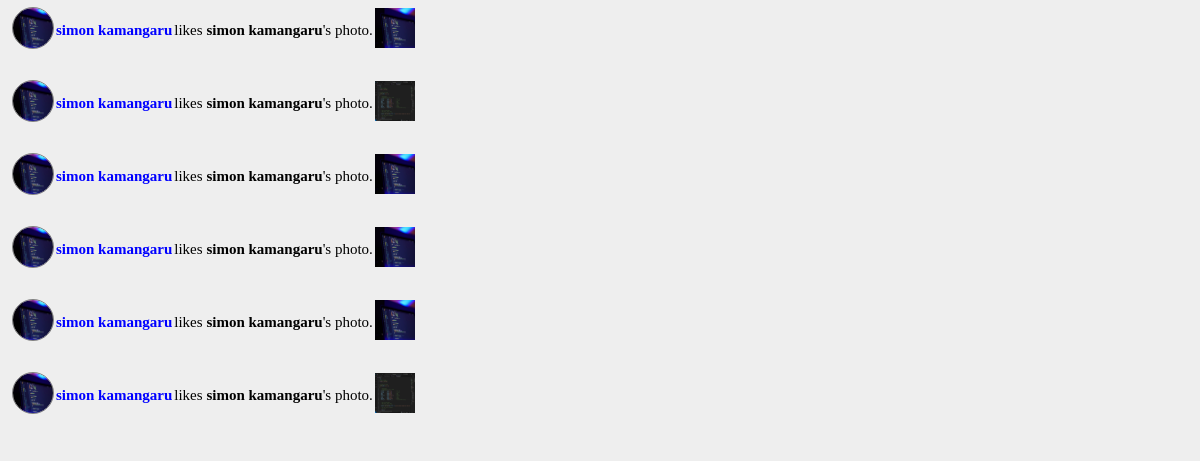
Screenshot of /load_notifications.php (signed in) with the database file from the repository.
### tables this page shows
CREATE TABLE `notifications` (
  `id` int(100) NOT NULL,
  `post_id` varchar(100) NOT NULL,
  `notification_type` varchar(100) NOT NULL,
  `notification_receiver` varchar(100) NOT NULL,
  `time` timestamp(6) NOT NULL DEFAULT current_timestamp(6) ON UPDATE current_timestamp(6)
);

CREATE TABLE `register` (
  `id` int(100) NOT NULL,
  `FirstName` varchar(100) NOT NULL,
  `LastName` varchar(100) NOT NULL,
  `phone` varchar(100) NOT NULL,
  `gender` varchar(100) NOT NULL,
  `nationality` varchar(100) NOT NULL,
  `School` varchar(100) NOT NULL,
  `course` varchar(100) NOT NULL,
  `bio_data` varchar(100) NOT NULL,
  `profile_pic` varchar(100) NOT NULL,
  `acc_type` varchar(100) NOT NULL,
  `password` varchar(100) NOT NULL
);

CREATE TABLE `posts` (
  `id` int(100) NOT NULL,
  `phone` varchar(100) NOT NULL,
  `photo` varchar(100) NOT NULL,
  `description` varchar(100) NOT NULL
);

### load_notifications.php (the view, shortened to what this page needs)
<?php
include 'connection.php';
$defaultProfilePhotoStudent='photos/default_photos/one.jpg';
$newNotifications=mysqli_query($conn,"SELECT * FROM notifications WHERE notification_receiver!='$userId' ORDER BY id DESC");
?>
<div id="nots">
	<?php
	while($newNotificationsRow=mysqli_fetch_assoc($newNotifications))
	{
		$notification_id=$newNotificationsRow['id'];
		$uploader_id=$newNotificationsRow['notification_receiver'];
		$post_id=$newNotificationsRow['post_id'];
		$type=$newNotificationsRow['notification_type'];
		$uploader_account=mysqli_query($conn,"SELECT * FROM register WHERE id='$uploader_id'");
		$uploader_account_Row=mysqli_fetch_assoc($uploader_account);
		$studentsProfilePhoto='photos/profile/'.$uploader_account_Row['profile_pic'];
		if($type=='post'){
			?>
			<div id="one_notification_display" title="Click to view notification.">
			 <form action="load_notifications.php" method="POST" enctype="multipart/form-data">
                	<input type="text" name="notificationId" value="<?php echo $notification_id;?>" style="display:none;">
                	<button type="submit" name="getNotifications" style="background: transparent;border:none;">
                		<table>
		                    <tr>
			                    <td>
				                    <?php
				                    if($uploader_account_Row['profile_pic']=="")
				                    {
				                    	?>
				                     <img src="<?php echo $defaultProfilePhotoStudent; ?>" height="40" width="40" id="profilePicture">
				                     <?php
				                    }
				                    else{
				                    ?>
				                   <img src="<?php echo $studentsProfilePhoto; ?>" height="40" width="40" id="profilePicture">
				                        <?php
			                        }
			                        ?>
			                        </td>
			                        <td>
			                        	<b id="profileName"><?php echo $uploader_account_Row['FirstName']." ".$uploader_account_Row['LastName'];?></b>
			                        	<br>
			                        </td>
			                        <td> added a new post.</td>
			                        <td>
			                        	<?php
			                        	$get_uploaded_photo=mysqli_query($conn,"SELECT * FROM posts WHERE photo='$post_id'");
			                        	$get_uploaded_photo_Row=mysqli_fetch_assoc($get_uploaded_photo);
			                        	$uploaded_photo='photos/posts/'.$get_uploaded_photo_Row['photo'];
			                        	?>
			                        	<img src="<?php echo $uploaded_photo; ?>" height="40" width="40">
			                        </td>
		                        </tr>
	                        </table>
                	</button>
                	<p style="width:98%;margin:auto;padding:1px;background:#eee;"></p>
                </form>
            </div>
			<?php
		}
		elseif ($type=='like') {
			?>
			<div id="one_notification_display" title="Click to view notification.">
			 <form action="load_notifications.php" method="POST" enctype="multipart/form-data">
                	<button type="submit" name="getNotifications" style="background: transparent;border:none;">
                		<table>
		                    <tr>
			                    <td>
				                    <?php
				                    if($uploader_account_Row['profile_pic']=="")
				                    {
				                    	?>
				                     <img src="<?php echo $defaultProfilePhotoStudent; ?>" height="40" width="40" id="profilePicture">
				                     <?php
				                    }
				                    else{
				                    ?>
				                   <img src="<?php echo $studentsProfilePhoto; ?>" height="40" width="40" id="profilePicture">
				                        <?php
			                        }
			                        ?>
			                        </td>
			                        <td>
			                        	<b style="color:blue;">
			                        		<?php echo $uploader_account_Row['FirstName']." ".$uploader_account_Row['LastName'];?>
			                        	</b>
			                        </td>
			                        <td>
			                        	likes
			                        	<?php
			                        	$get_uploaded_photo=mysqli_query($conn,"SELECT * FROM posts WHERE id='$post_id'");
			                        	$get_uploaded_photo_Row=mysqli_fetch_assoc($get_uploaded_photo);
			                        	$photo_id=$get_uploaded_photo_Row['phone'];
			                        	$acc=mysqli_query($conn,"SELECT * FROM register WHERE id='$photo_id'");
			                        	$accRow=mysqli_fetch_assoc($acc);
			                        	$user_id=$accRow['id'];
			                        	$newGender=$accRow['gender'];
                                          	if($user_id==$uploader_id && $newGender=='male'){
			                        		   echo " a photo that he posted.";
			                        	    }
			                        	    elseif($user_id==$uploader_id && $newGender=='male'){
			                        		   echo " a photo that she posted.";
			                        	    }
			                        	    elseif($user_id==$userId)
			                        	    {
			                        		  echo " your photo.";
			                        	    }
			                        	    else{
			                        		   echo "<b>".$accRow['FirstName']." ".$accRow['LastName']."</b>'s photo.";
			                        	    }
			                        	?>
			                        </td>
			                        <td>
			                        	<?php
			                        	$get_uploaded_photo=mysqli_query($conn,"SELECT * FROM posts WHERE id='$post_id'");
			                        	$get_uploaded_photo_Row=mysqli_fetch_assoc($get_uploaded_photo);
			                        	$uploaded_photo='photos/posts/'.$get_uploaded_photo_Row['photo'];
			                        	?>
			                        	<img src="<?php echo $uploaded_photo; ?>" height="40" width="40">
			                        </td>
		                        </tr>
	                        </table>
                	</button>
                	<p style="width:98%;margin:auto;padding:1px;background:#eee;"></p>
                </form>
            </div>
			<?php
		}
	}
	?>
</div>

### css/styles.css (style rules this page uses)
* { margin:0 0 5px 0; padding:0; font-family:calibri; font-size:15px; }
#profilePicture { border:1px solid gray; border-radius:50%; }

### load_notifications.php (style rules this page uses)
#one_notification_display { padding:5px 10px 0 10px; }

### rows the page displays
notifications: register.profile_pic (picture), register.FirstName "simon", register.LastName "kamangaru", post.photo (picture)
notifications: register.profile_pic (picture), register.FirstName "simon", register.LastName "kamangaru", post.photo (picture)
notifications: register.profile_pic (picture), register.FirstName "simon", register.LastName "kamangaru", post.photo (picture)
notifications: register.profile_pic (picture), register.FirstName "simon", register.LastName "kamangaru", post.photo (picture)
notifications: register.profile_pic (picture), register.FirstName "simon", register.LastName "kamangaru", post.photo (picture)
notifications: register.profile_pic (picture), register.FirstName "simon", register.LastName "kamangaru", post.photo (picture)
